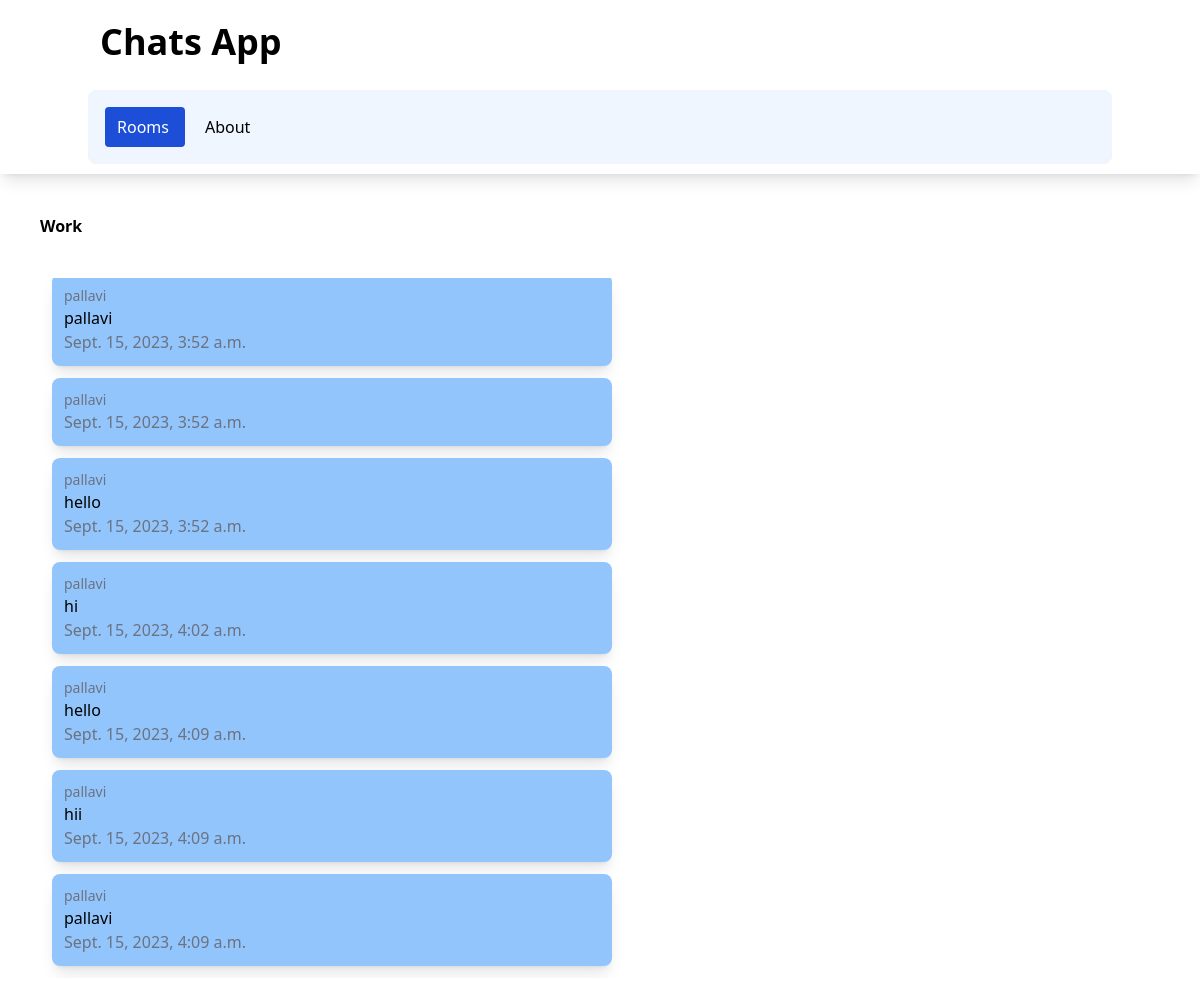
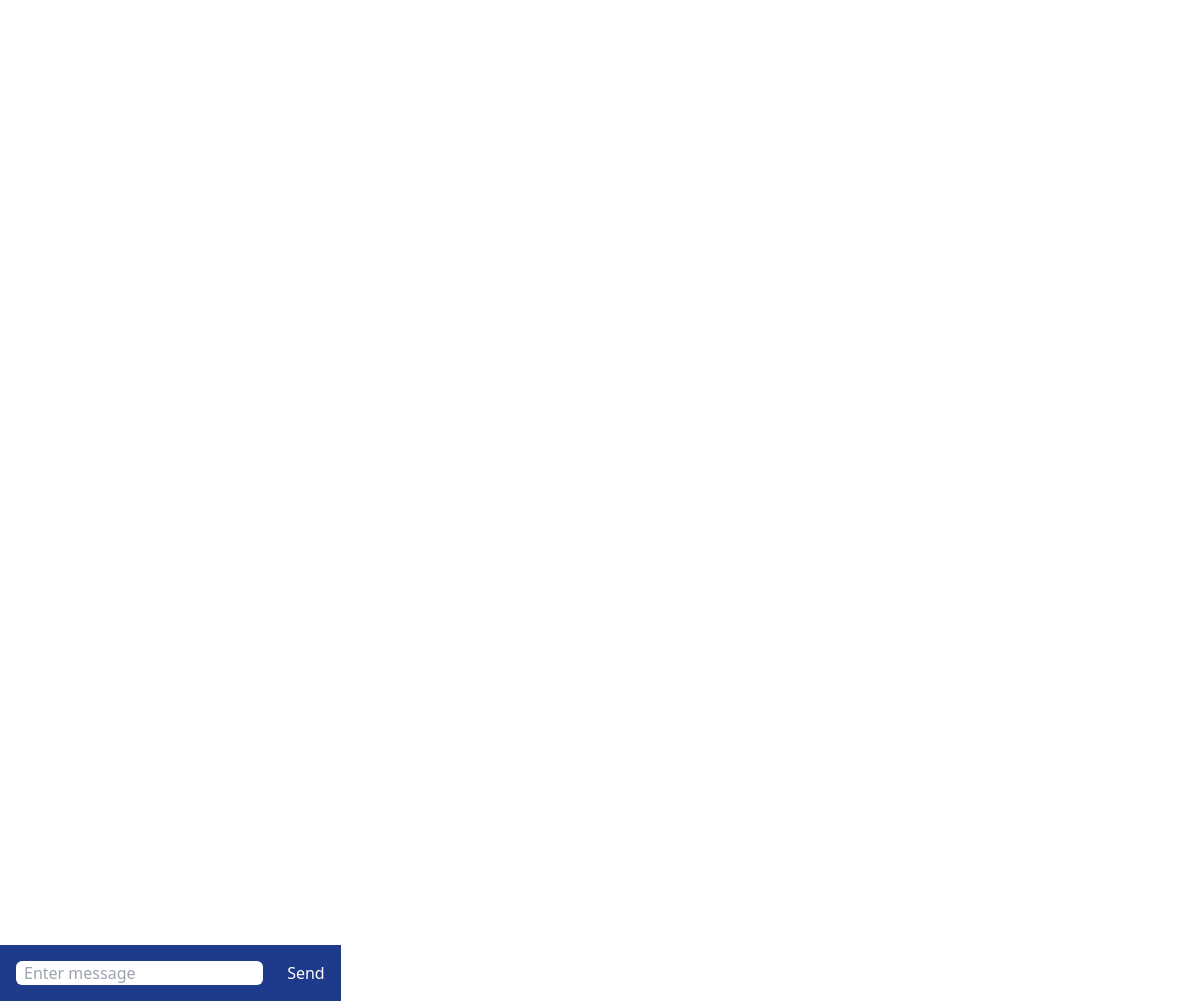
Page /rooms/work/ on the committed database (2 pictures, top to bottom).
### chatapp/models.py (models this page shows)
class ChatRoom(models.Model):
    name = models.CharField(max_length=100)
    slug = models.SlugField(unique= True)

class ChatMessage(models.Model):
    user = models.ForeignKey(User, on_delete = models.CASCADE)
    room = models.ForeignKey(ChatRoom, on_delete=models.CASCADE)
    message_content = models.TextField()
    date = models.DateTimeField(auto_now=True)
    class Meta:
        ordering=('date',)

### chatapp/views.py (the view)
# urls.py: path('<slug:slug>/',views.chatroom, name = 'chatroom'),
def chatroom(request,slug):
    chatroom = ChatRoom.objects.get(slug=slug)
    messages = ChatMessage.objects.filter(room=chatroom)[0:30]
    return render(request,'chatapp/room.html',{'chatroom':chatroom, 'messages':messages})

### chatapp/templates/chatapp/room.html (shortened to what this page needs)
{% extends 'chatapp/base.html' %}
{% block body %}
<div class="m-10 font-bold text-md">
    {{chatroom.name}}
</div>
<div class="message-container m-10 overflow-auto h-[700px]" id="message-container">
    <div id="chat-messages">
        {% for message in messages %}
        <div class="message shadow-lg p-3 m-3 rounded-lg w-1/2 bg-blue-300">
            <div class="text-sm text-gray-500">
                {{message.user.username}}
            </div>
            {{message.message_content }}
            <div class="tex-sm text-gray-500">
                {{message.date}}
            </div>
        </div>
        {% endfor %}
    </div>
</div>
<div class="form-container fixed insert-x-0 bottom-0 bg-blue-900 p-4">
    <form method="post">
        <input class="rounded-md px-2" id="message-input" type="text" name="message" placeholder="Enter message">
        <button class="text-white ml-5" id="send-button" type="submit">Send</button>
    </form>
</div>
{% endblock %}

### rows in the picture
ChatRoom: name "Work"
ChatMessage: user.username "pallavi", message_content "pallavi", date "Sept. 15, 2023, 3:52 a.m."
ChatMessage: user.username "pallavi", date "Sept. 15, 2023, 3:52 a.m."
ChatMessage: user.username "pallavi", message_content "hello", date "Sept. 15, 2023, 3:52 a.m."
ChatMessage: user.username "pallavi", message_content "hi", date "Sept. 15, 2023, 4:02 a.m."
ChatMessage: user.username "pallavi", message_content "hello", date "Sept. 15, 2023, 4:09 a.m."
ChatMessage: user.username "pallavi", message_content "hii", date "Sept. 15, 2023, 4:09 a.m."
ChatMessage: user.username "pallavi", message_content "pallavi", date "Sept. 15, 2023, 4:09 a.m."
